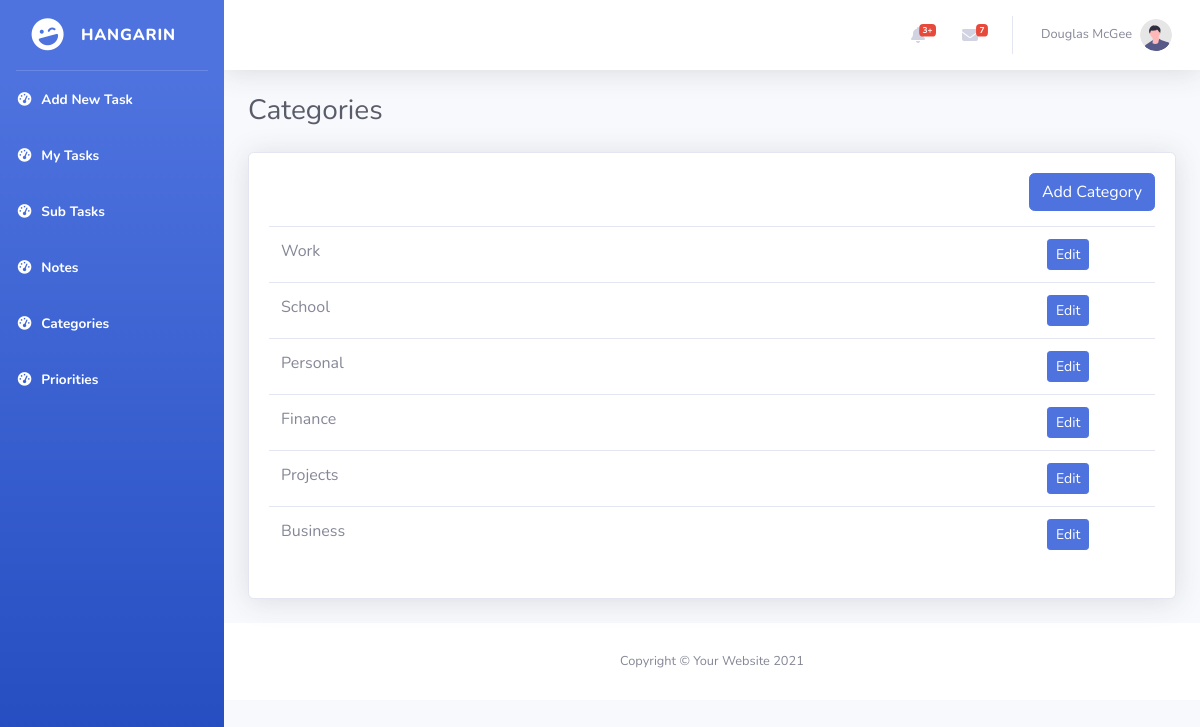
/categories_list/, run on an earlier commit of the app's database.
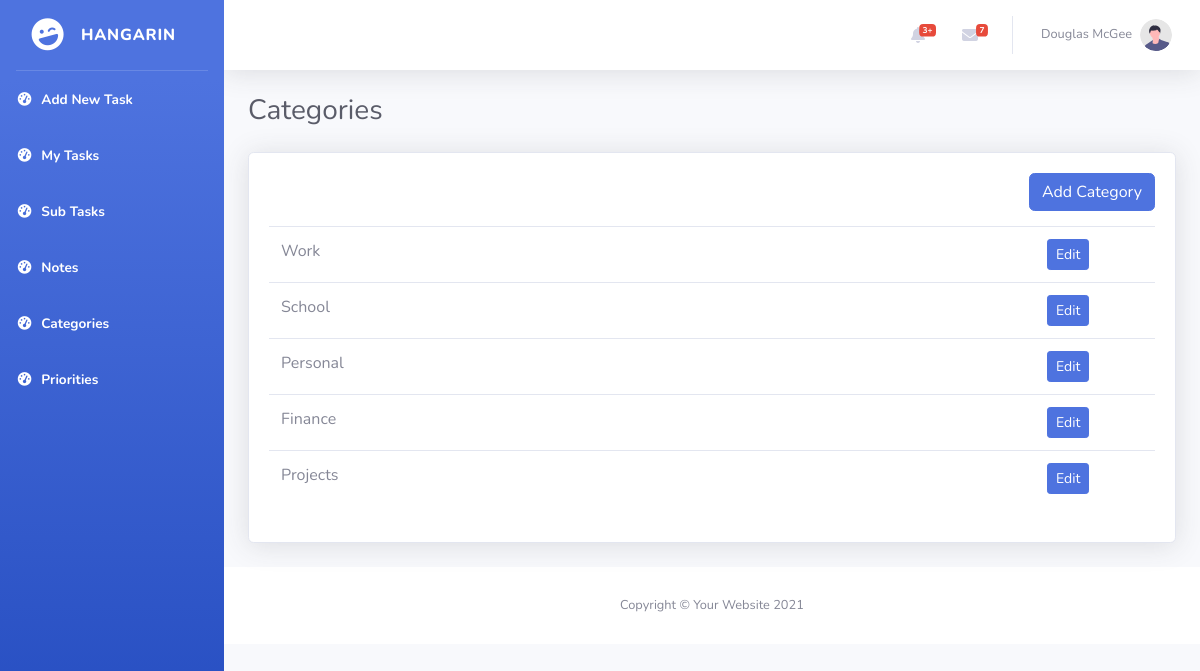
And on a later commit of the database.
### tasks/models.py (models this page shows, shortened)
class Category(models.Model):
    name = models.CharField(max_length=100)
    class Meta:
        verbose_name = "Category"
        verbose_name_plural = "Categories"

### tasks/views.py (the view)
# urls.py: path('categories_list/', CategoriesListView.as_view(), name='categories-list'),
class CategoriesListView(ListView):
    model = Category
    template_name = 'Categories_list.html'
    context_object_name = 'categories'

### templates/categories_list.html (shortened to what the changed rows need)
{% load static %}
<!DOCTYPE html>
<html lang="en">
<head>
    <link href="{% static 'vendor/fontawesome-free/css/all.min.css' %}" rel="stylesheet" type="text/css">
    <link href="{% static 'css/sb-admin-2.min.css' %}" rel="stylesheet">
</head>
<body id="page-top">
    <div id="wrapper">
        <div id="content-wrapper" class="d-flex flex-column">
            <div id="content">
                <div class="container-fluid">
                    <div class="d-sm-flex align-items-center justify-content-between mb-4">
                        <h1 class="h3 mb-0 text-gray-800">Categories</h1>
                    </div>
                    <div class="card shadow mb-4">
                        <div class="card-body">
                            <div class="table-responsive">
                                <table class="table " id="dataTable" width="100%" cellspacing="0">
                                    <tbody>
                                        {% for object in object_list %}
                                        <tr>
                                            <td>{{ object.name }}</td>
                                            <td  style="width: 120px;"><a href="/categories_list/{{ object.id }}" class="btn btn-primary btn-sm">Edit</a></td>
                                        </tr>
                                        {% endfor %}
                                    </tbody>
                                </table>
                            </div>
                        </div>
</div>
            </div>
        </div>
    </div>
</body>
</html>

What changed in the data, as far as the page shows it:
removed Category: name "Business"
